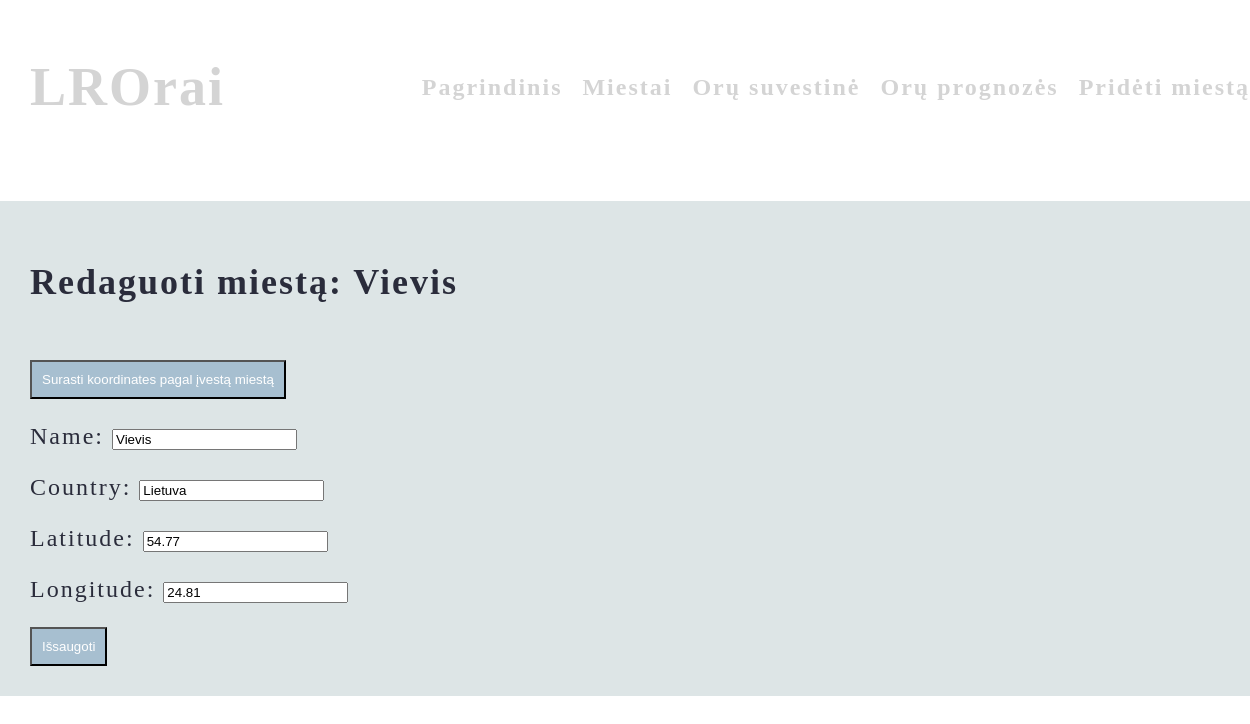
/weathers/edit/4, run on the app's committed database.
### weathers/models.py (models this page shows, shortened)
class City(models.Model):
    name = models.CharField(max_length=50, default='', blank=True, unique=True)
    country = models.CharField(default='Lietuva', max_length=50)
    latitude = models.FloatField(default=0)
    longitude = models.FloatField(default=0)

### weathers/views.py (the view)
# urls.py: path("edit/<int:pk>", views.edit_city, name="edit_city"),
def edit_city(request, pk):
    city = get_object_or_404(City, pk=pk)
    if request.method == "POST":
        form = CityForm(request.POST, instance=city)
        if form.is_valid():
            form.save()
            return redirect("weathers:summary")
    else:
        form = CityForm(instance=city)
    return render(request, "weathers/edit_city.html", {"form": form, "city": city})

### weathers/forms.py
class CityForm(forms.ModelForm):
    class Meta:
        model = City
        fields = ["name", "country", "latitude", "longitude"]

### weathers/templates/weathers/edit_city.html (shortened to what this page needs)
{% extends "main.html" %}
{% load static %}
{% block content %}
<div class="editCityContainer">
    <h2>Redaguoti miestą: {{ city.name }}</h2>
    <br>
    <button type="button" onclick="fetchCoordinates()" class="submit">Surasti koordinates pagal įvestą miestą</button>
    <form method="POST">
        {{ form.as_p }}
        <button class="cityButtons submit" type="submit">Išsaugoti</button>
    </form>
</div>
{% endblock %}

### static/styles/main.css (style rules this page uses)
body { min-height: 100vh; margin: 0; font-size: 24px; letter-spacing: 2px; background-image: url("https://r4.wallpaperflare.com/wallpaper/19/415/594/lithuania-vilnius-the-rain-hd-wallpaper-9a99cdfb29b1c6a6fc91794637fa32e7.jpg"); background-size: cover; color: rgb(255, 255, 255); }
div { backdrop-filter: blur(50px); background-color: #1a4c5325; padding: 30px; }
.cityButtons { display: inline-flex; color: rgba(5, 5, 22, 0.726); }
a, button { text-decoration: none; padding: 10px; color: rgb(212, 212, 212); }
.citiesButton, .submit { padding: 10px; background-color: #054c8d3f; color: rgb(255, 255, 255); }

### data on the page
City: name "Vievis", country "Lietuva", latitude "54.77", longitude "24.81"
